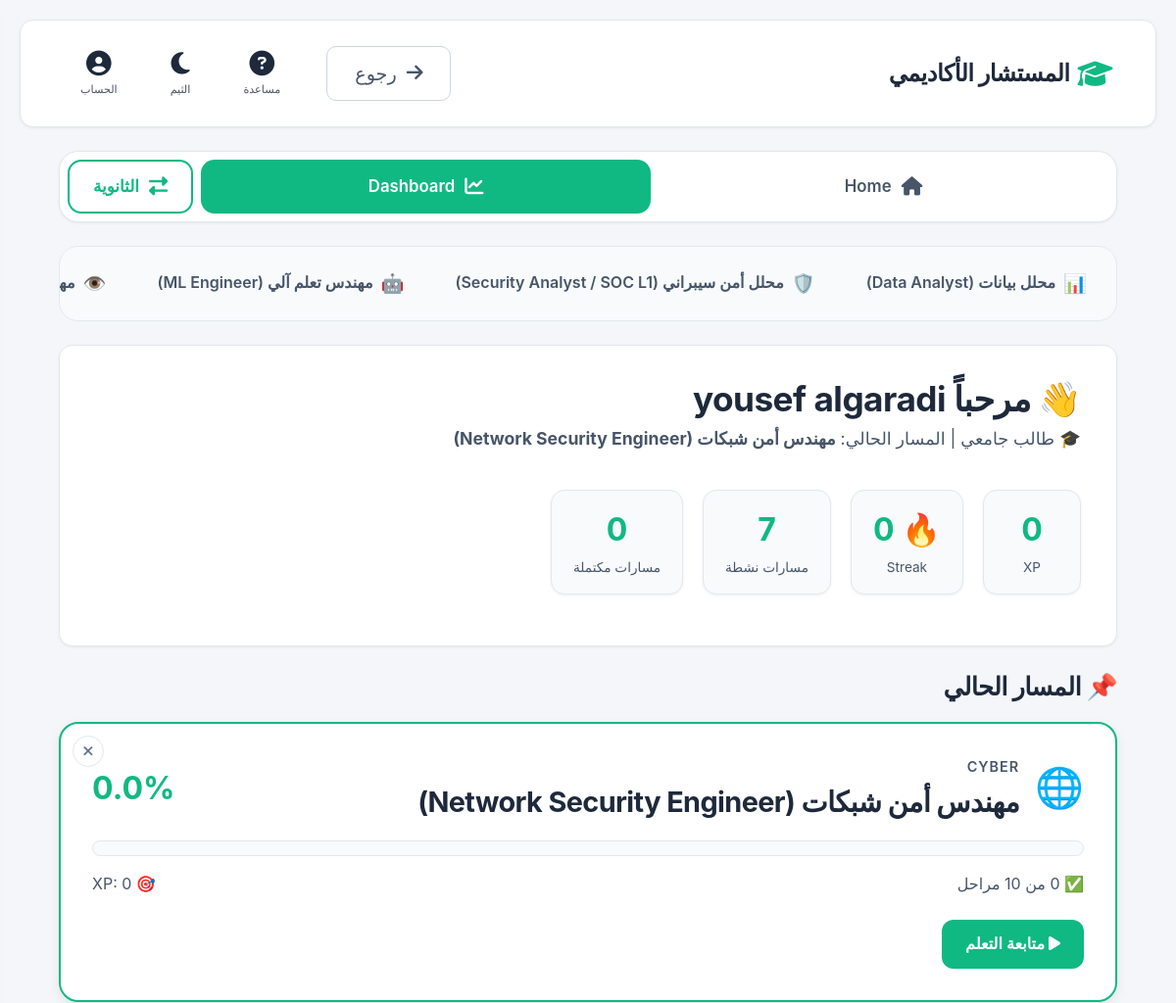
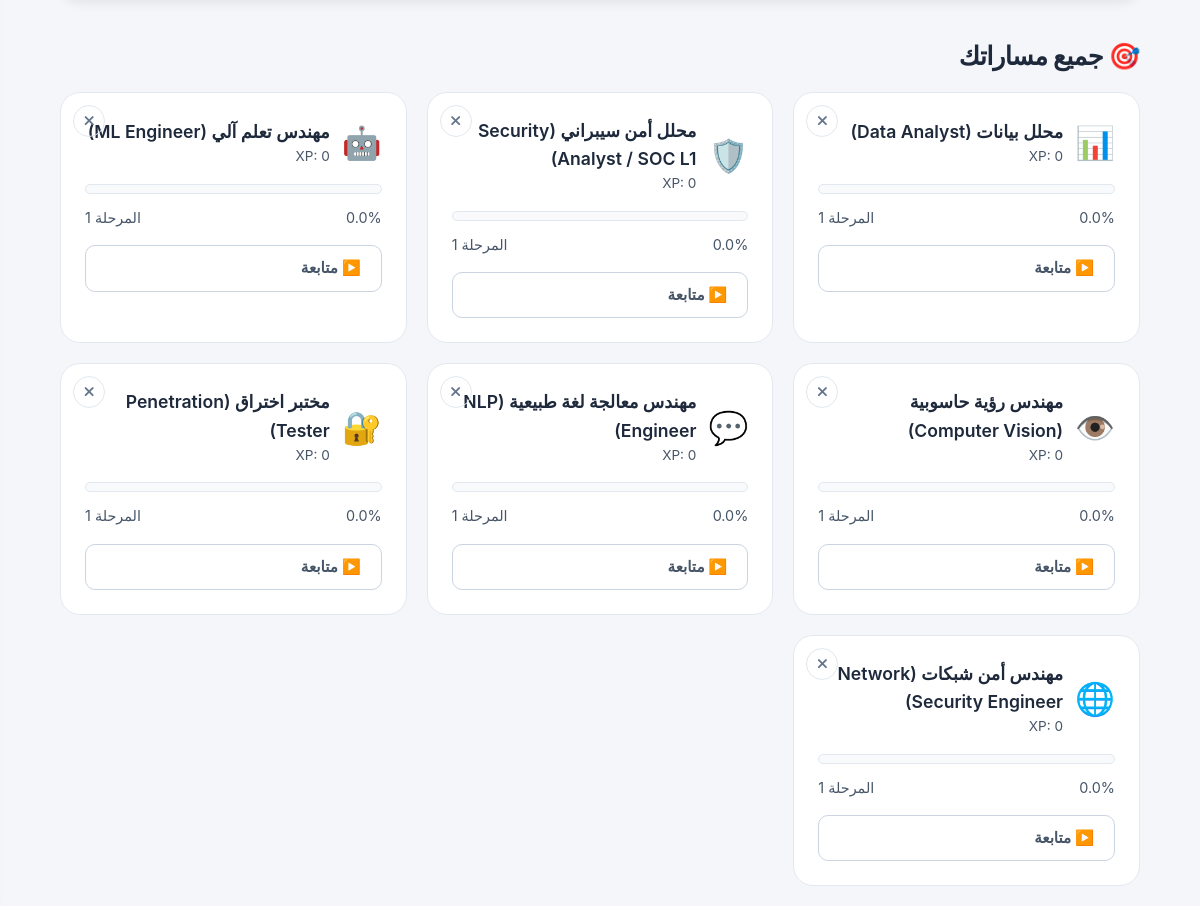
Screenshot of /university/dashboard (signed in) with the database file from the repository (2 pictures, top to bottom).
### models/university.py (models this page shows, shortened)
class CareerProgress(db.Model):
    __tablename__ = 'career_progress'
    id = db.Column(db.Integer, primary_key=True)
    user_id = db.Column(db.Integer, db.ForeignKey('users.id'), nullable=False, index=True)
    career_path_id = db.Column(db.Integer, db.ForeignKey('career_paths.id'), nullable=False, index=True)
    current_stage = db.Column(db.Integer, default=1)          # المرحلة الحالية
    completed_stages = db.Column(db.Text, default='[]')        # JSON: [1, 2, 3]
    total_xp = db.Column(db.Integer, default=0)                # إجمالي النقاط
    attempts = db.Column(db.Text, default='{}')                # JSON: {"1": [{"score": 8, "date": "..."}, ...]}
    last_activity = db.Column(db.DateTime, default=datetime.utcnow)
    streak_days = db.Column(db.Integer, default=0)             # أيام متتالية
    last_streak_date = db.Column(db.Date)                       # آخر يوم للنشاط
    is_completed = db.Column(db.Boolean, default=False)        # اكتمل المسار
    completed_at = db.Column(db.DateTime)                       # تاريخ الإكمال
    user = db.relationship('User', backref='career_progress_entries')
    career_path = db.relationship('CareerPath', backref='progress_entries')
    __table_args__ = (
        db.UniqueConstraint('user_id', 'career_path_id', name='unique_user_career'),
    )
    def get_completed_stages(self):
        if self.completed_stages:
            try:
                return json.loads(self.completed_stages)
            except:
                return []
        return []
    def get_progress_percentage(self):
        if not self.career_path or not self.career_path.total_stages:
            return 0
        completed = len(self.get_completed_stages())
        return round((completed / self.career_path.total_stages) * 100, 1)

class CareerPath(db.Model):
    __tablename__ = 'career_paths'
    id = db.Column(db.Integer, primary_key=True)
    major_key = db.Column(db.String(50), nullable=False, index=True)  # 'ai', 'cyber', 'data_science'
    slug = db.Column(db.String(100), nullable=False, unique=True)     # 'data-analyst'
    title = db.Column(db.String(200), nullable=False)                 # اسم المسار
    description = db.Column(db.Text)                                   # وصف قصير
    icon = db.Column(db.String(50))                                    # emoji
    difficulty = db.Column(db.String(50))                              # مبتدئ/متوسط/متقدم
    estimated_hours = db.Column(db.Integer)                            # الساعات المتوقعة
    total_stages = db.Column(db.Integer, default=0)                    # عدد المراحل
    order_index = db.Column(db.Integer, default=0)                     # ترتيب العرض
    created_at = db.Column(db.DateTime, default=datetime.utcnow)
    stages = db.relationship(
        'CareerStage',
        backref='career_path',
        lazy=True,
        cascade='all, delete-orphan',
        order_by='CareerStage.stage_number'
    )

### models/user.py (models this page shows, shortened)
class User(db.Model):
    __tablename__ = 'users'
    id = db.Column(db.Integer, primary_key=True)
    name = db.Column(db.String(100), nullable=False)
    email = db.Column(db.String(100), unique=True, nullable=False)
    password_hash = db.Column(db.String(256), nullable=False)
    user_type = db.Column(db.String(20), default=None)  # 'high_school' | 'university' | None
    created_at = db.Column(db.DateTime, default=datetime.utcnow)
    high_school_profile = db.relationship('HighSchoolProfile', backref='user', uselist=False, lazy=True)

### routes/university.py (the view, shortened to what this page needs)
@university_bp.route('/dashboard')
@login_required
def dashboard():
    user_id = session['user_id']
    user = User.query.get(user_id)
    uni_profile = UniversityProfile.query.filter_by(user_id=user_id).first()
    if not uni_profile:
        return redirect(url_for('university.setup'))
    progress_list = CareerProgress.query.filter_by(user_id=user_id).all()
    requested_slug = request.args.get('track')
    if requested_slug:
        current_progress = next(
            (p for p in progress_list if p.career_path.slug == requested_slug),
            None
        )
        if not current_progress:
            current_progress = max(progress_list, key=lambda p: p.last_activity or 0)
    else:
        current_progress = max(progress_list, key=lambda p: p.last_activity or 0)
    current_path_status = CareerEngine.get_path_status(user_id, current_progress.career_path_id)
    total_xp = sum(p.total_xp for p in progress_list)
    current_streak = max([p.streak_days for p in progress_list] or [0])
    completed_paths = sum(1 for p in progress_list if p.is_completed)
    active_paths = len([p for p in progress_list if not p.is_completed])
    return render_template(
        'university/dashboard.html',
        user=user,
        uni_profile=uni_profile,
        total_xp=total_xp,
        current_streak=current_streak,
        completed_paths=completed_paths,
        active_paths=active_paths,
        current_path_status=current_path_status,
        progress_list=progress_list,
        current_slug=current_progress.career_path.slug,
        current_tab='dashboard'
    )

### templates/university/dashboard.html (shortened to what this page needs)
{% extends "university/base_university.html" %}
{% block university_content %}
{% if progress_list %}
<div class="track-tabs">
    {% for p in progress_list %}
    <a href="{{ url_for('university.dashboard', track=p.career_path.slug) }}"
       class="track-tab {% if current_slug == p.career_path.slug %}active{% endif %}">
        <span class="track-tab-icon">{{ p.career_path.icon }}</span>
        <span class="track-tab-name">{{ p.career_path.title }}</span>
    </a>
    {% endfor %}
</div>
{% endif %}
{% if current_path_status %}
<header class="dashboard-hero">
    <div class="hero-text">
        <h1>👋 مرحباً {{ user.name }}</h1>
        <p style="color: var(--text-secondary); font-size: 1.1rem;">
            🎓 طالب جامعي | المسار الحالي: <strong>{{ current_path_status.career_path.title }}</strong>
        </p>
    </div>
    <div class="hero-stats">
        <div class="stat-card">
            <span class="stat-number">{{ total_xp }}</span>
            <span class="stat-label">XP</span>
        </div>
        <div class="stat-card">
            <span class="stat-number">🔥 {{ current_streak }}</span>
            <span class="stat-label">Streak</span>
        </div>
        <div class="stat-card">
            <span class="stat-number">{{ active_paths }}</span>
            <span class="stat-label">مسارات نشطة</span>
        </div>
        <div class="stat-card">
            <span class="stat-number">{{ completed_paths }}</span>
            <span class="stat-label">مسارات مكتملة</span>
        </div>
    </div>
</header>
<section style="margin-bottom: 40px;">
    <h2 style="font-size: 1.6rem; margin-bottom: 20px;">📌 المسار الحالي</h2>
    <div class="current-path-card">
        <button type="button"
                class="track-delete-btn"
                aria-label="حذف المسار"
                title="حذف المسار من لوحتي"
                onclick="deletePath(event, '{{ current_path_status.career_path.slug }}', '{{ current_path_status.career_path.title }}')">
            <i class="fas fa-times"></i>
        </button>
        <div class="cp-header">
            <div class="cp-title">
                <span class="cp-icon">{{ current_path_status.career_path.icon }}</span>
                <div>
                    <div class="cp-major-label">{{ current_path_status.career_path.major_key }}</div>
                    <h3>{{ current_path_status.career_path.title }}</h3>
                </div>
            </div>
            <div class="cp-percentage">{{ current_path_status.percentage }}%</div>
        </div>
        <div class="cp-progress-bar">
        </div>
        <div class="cp-meta">
            <span>✅ {{ current_path_status.completed_count }} من {{ current_path_status.total_stages }} مراحل</span>
            <span>🎯 XP: {{ current_path_status.progress.total_xp }}</span>
        </div>
        <a href="{{ url_for('university.career_path', path_slug=current_path_status.career_path.slug) }}"
           class="btn btn-primary">
            <i class="fas fa-play"></i> متابعة التعلم
        </a>
    </div>
</section>
<section>
    <h2 style="font-size: 1.6rem; margin-bottom: 20px;">🎯 جميع مساراتك</h2>
    <div class="paths-grid">
        {% for p in progress_list %}
        <div class="path-mini-card {% if p.is_completed %}completed{% endif %}">
            <button type="button"
                    class="track-delete-btn"
                    aria-label="حذف المسار"
                    title="حذف المسار"
                    onclick="deletePath(event, '{{ p.career_path.slug }}', '{{ p.career_path.title }}')">
                <i class="fas fa-times"></i>
            </button>
            <div class="path-mini-header">
                <span class="path-mini-icon">{{ p.career_path.icon }}</span>
                <div>
                    <div class="path-mini-title">{{ p.career_path.title }}</div>
                    <div class="path-mini-xp">XP: {{ p.total_xp }}</div>
                </div>
            </div>
            <div class="path-mini-progress">
            </div>
            <div class="path-mini-footer">
                <span>{{ p.get_progress_percentage() }}%</span>
                {% if p.is_completed %}
                <span class="completed-badge">✅ مكتمل</span>
                {% else %}
                <span>المرحلة {{ p.current_stage }}</span>
                {% endif %}
            </div>
            <a href="{{ url_for('university.career_path', path_slug=p.career_path.slug) }}"
               class="btn btn-outline btn-sm">
                {% if p.is_completed %}👁️ عرض{% else %}▶️ متابعة{% endif %}
            </a>
        </div>
        {% endfor %}
    </div>
</section>
{% endif %}
{% endblock %}

### templates/university/base_university.html (shortened to what this page needs)
{% extends "base.html" %}
{% block content %}
<div class="uni-main-container">
    <div class="uni-main-tabs">
        <a href="{{ url_for('university.setup') }}"
           class="uni-main-tab {% if current_tab == 'home' %}active{% endif %}">
            <i class="fas fa-home"></i>
            <span>Home</span>
        </a>
        <a href="{{ url_for('university.dashboard') }}"
           class="uni-main-tab {% if current_tab == 'dashboard' %}active{% endif %}">
            <i class="fas fa-chart-line"></i>
            <span>Dashboard</span>
        </a>
        <button type="button"
                class="uni-main-tab uni-main-tab-secondary"
                onclick="confirmBackToHighSchool(event)">
            <i class="fas fa-exchange-alt"></i>
            <span>الثانوية</span>
        </button>
    </div>
    <div class="uni-content-area">
        {% block university_content %}{% endblock %}
    </div>
</div>
{% endblock %}

### templates/base.html (shortened to what this page needs)
<!DOCTYPE html>
<html dir="rtl" lang="ar" data-theme="light">
<head>
    <link rel="stylesheet" href="{{ url_for('static', filename='css/style.css') }}">
    <link rel="stylesheet" href="https://cdnjs.cloudflare.com/ajax/libs/font-awesome/6.5.0/css/all.min.css">
</head>
<body>
    <header class="navbar" role="banner">
        <div class="navbar-container">
            <div class="navbar-brand">
                <a href="{{ url_for('main.index') }}" class="logo" aria-label="المستشار الأكاديمي - الصفحة الرئيسية">
                    <i class="fas fa-graduation-cap logo-icon"></i>
                    <span>المستشار الأكاديمي</span>
                </a>
            </div>
            <nav class="navbar-actions" id="navbarActions" aria-label="قائمة التنقل">
                <a href="javascript:history.back()" class="btn-outline" style="margin-left: 10px;">
                    <i class="fas fa-arrow-right"></i> رجوع
                </a>
                <button onclick="toggleHelp()" title="مساعدة" class="icon-btn" aria-label="مساعدة">
                    <i class="fas fa-question-circle"></i>
                    <span class="icon-label">مساعدة</span>
                </button>
                <button onclick="toggleTheme()" title="الوضع المظلم/الفاتح" class="icon-btn" aria-label="تبديل الثيم">
                    <i class="fas fa-moon"></i>
                    <span class="icon-label">الثيم</span>
                </button>
                {% if session.user_id %}
                <div class="account-menu">
                    <button onclick="toggleAccountMenu(event)" class="icon-btn" aria-label="الحساب" aria-haspopup="true"
                        aria-expanded="false">
                        <i class="fas fa-user-circle"></i>
                        <span class="icon-label">الحساب</span>
                    </button>
                </div>
                {% endif %}
            </nav>
        </div>
    </header>
    <main class="container">
        {% block content %}{% endblock %}
    </main>
</body>
</html>

### rows the page displays
CareerProgress: career_path.icon "📊", career_path "محلل بيانات (Data Analyst)", total_xp "0", get_progress_percentage "0.0", current_stage "1", is_completed "▶️ متابعة"
CareerProgress: career_path.icon "🛡️", career_path "محلل أمن سيبراني (Security Analyst / SOC L1)", total_xp "0", get_progress_percentage "0.0", current_stage "1", is_completed "▶️ متابعة"
CareerProgress: career_path.icon "🤖", career_path "مهندس تعلم آلي (ML Engineer)", total_xp "0", get_progress_percentage "0.0", current_stage "1", is_completed "▶️ متابعة"
CareerProgress: career_path.icon "👁️", career_path "مهندس رؤية حاسوبية (Computer Vision)", total_xp "0", get_progress_percentage "0.0", current_stage "1", is_completed "▶️ متابعة"
User: name "yousef algaradi"
CareerPath: career_path "مهندس أمن شبكات (Network Security Engineer)", career_path.icon "🌐", career_path.major_key "CYBER"
CareerProgress: progress.total_xp "0", career_path.icon "🌐", career_path "مهندس أمن شبكات (Network Security Engineer)", total_xp "0", get_progress_percentage "0.0", current_stage "1", is_completed "▶️ متابعة"
CareerProgress: career_path.icon "💬", career_path "مهندس معالجة لغة طبيعية (NLP Engineer)", total_xp "0", get_progress_percentage "0.0", current_stage "1", is_completed "▶️ متابعة"
CareerProgress: career_path.icon "🔐", career_path "مختبر اختراق (Penetration Tester)", total_xp "0", get_progress_percentage "0.0", current_stage "1", is_completed "▶️ متابعة"

### other values shown
{{ total_xp }} "0"
{{ current_streak }} "0"
{{ active_paths }} "7"
{{ completed_paths }} "0"
{{ current_path_status.percentage }} "0.0"
{{ current_path_status.total_stages }} "10"
